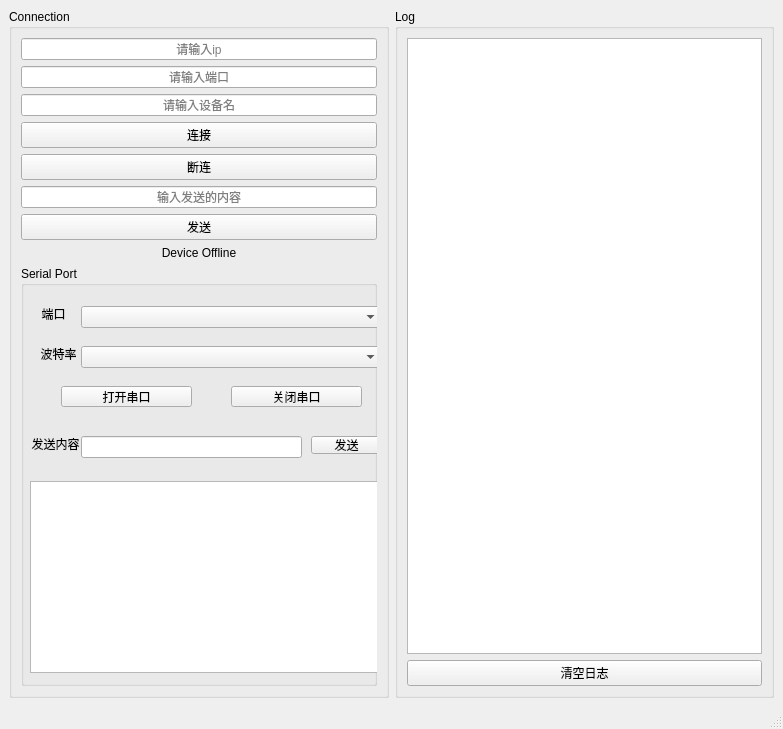
<?xml version="1.0" encoding="UTF-8"?>
<ui version="4.0">
 <class>MainWindow</class>
 <widget class="QMainWindow" name="MainWindow">
  <property name="geometry">
   <rect>
    <x>0</x>
    <y>0</y>
    <width>783</width>
    <height>670</height>
   </rect>
  </property>
  <property name="windowTitle">
   <string>MainWindow</string>
  </property>
  <widget class="QWidget" name="centralwidget">
   <layout class="QHBoxLayout" name="horizontalLayout">
    <item>
     <widget class="QGroupBox" name="groupBox">
      <property name="maximumSize">
       <size>
        <width>450</width>
        <height>16777215</height>
       </size>
      </property>
      <property name="title">
       <string>Connection</string>
      </property>
      <layout class="QVBoxLayout" name="verticalLayout_2">
       <item>
        <widget class="QLineEdit" name="lineEditIp">
         <property name="text">
          <string/>
         </property>
         <property name="alignment">
          <set>Qt::AlignmentFlag::AlignCenter</set>
         </property>
         <property name="placeholderText">
          <string>请输入ip</string>
         </property>
        </widget>
       </item>
       <item>
        <widget class="QLineEdit" name="lineEditPort">
         <property name="alignment">
          <set>Qt::AlignmentFlag::AlignCenter</set>
         </property>
         <property name="placeholderText">
          <string>请输入端口</string>
         </property>
        </widget>
       </item>
       <item>
        <widget class="QLineEdit" name="lineEditDeviceName">
         <property name="text">
          <string/>
         </property>
         <property name="alignment">
          <set>Qt::AlignmentFlag::AlignCenter</set>
         </property>
         <property name="placeholderText">
          <string>请输入设备名</string>
         </property>
        </widget>
       </item>
       <item>
        <widget class="QPushButton" name="btnConnect">
         <property name="text">
          <string>连接</string>
         </property>
        </widget>
       </item>
       <item>
        <widget class="QPushButton" name="btnDisconnect">
         <property name="text">
          <string>断连</string>
         </property>
        </widget>
       </item>
       <item>
        <widget class="QLineEdit" name="lineEditTcpSend">
         <property name="inputMask">
          <string/>
         </property>
         <property name="text">
          <string/>
         </property>
         <property name="alignment">
          <set>Qt::AlignmentFlag::AlignCenter</set>
         </property>
         <property name="placeholderText">
          <string>输入发送的内容</string>
         </property>
        </widget>
       </item>
       <item>
        <widget class="QPushButton" name="btnSendTcp">
         <property name="text">
          <string>发送</string>
         </property>
        </widget>
       </item>
       <item>
        <widget class="QLabel" name="labelStatus">
         <property name="enabled">
          <bool>true</bool>
         </property>
         <property name="sizePolicy">
          <sizepolicy hsizetype="Preferred" vsizetype="Preferred">
           <horstretch>0</horstretch>
           <verstretch>0</verstretch>
          </sizepolicy>
         </property>
         <property name="minimumSize">
          <size>
           <width>0</width>
           <height>0</height>
          </size>
         </property>
         <property name="maximumSize">
          <size>
           <width>420</width>
           <height>50</height>
          </size>
         </property>
         <property name="text">
          <string>Device Offline</string>
         </property>
         <property name="alignment">
          <set>Qt::AlignmentFlag::AlignCenter</set>
         </property>
        </widget>
       </item>
       <item>
        <widget class="QGroupBox" name="groupBox_3">
         <property name="minimumSize">
          <size>
           <width>0</width>
           <height>420</height>
          </size>
         </property>
         <property name="title">
          <string>Serial Port</string>
         </property>
         <widget class="QComboBox" name="comboBoxBaudRate">
          <property name="geometry">
           <rect>
            <x>60</x>
            <y>80</y>
            <width>301</width>
            <height>22</height>
           </rect>
          </property>
         </widget>
         <widget class="QTextEdit" name="textEditSerialReceive">
          <property name="enabled">
           <bool>true</bool>
          </property>
          <property name="geometry">
           <rect>
            <x>9</x>
            <y>215</y>
            <width>351</width>
            <height>192</height>
           </rect>
          </property>
         </widget>
         <widget class="QComboBox" name="comboBoxSerialPort">
          <property name="geometry">
           <rect>
            <x>60</x>
            <y>40</y>
            <width>301</width>
            <height>22</height>
           </rect>
          </property>
         </widget>
         <widget class="QLineEdit" name="lineEditSerialSend">
          <property name="geometry">
           <rect>
            <x>60</x>
            <y>170</y>
            <width>221</width>
            <height>22</height>
           </rect>
          </property>
         </widget>
         <widget class="QPushButton" name="btnCloseSerial">
          <property name="geometry">
           <rect>
            <x>210</x>
            <y>120</y>
            <width>131</width>
            <height>21</height>
           </rect>
          </property>
          <property name="text">
           <string>关闭串口</string>
          </property>
         </widget>
         <widget class="QLabel" name="label">
          <property name="geometry">
           <rect>
            <x>10</x>
            <y>170</y>
            <width>49</width>
            <height>16</height>
           </rect>
          </property>
          <property name="text">
           <string>发送内容</string>
          </property>
          <property name="alignment">
           <set>Qt::AlignmentFlag::AlignCenter</set>
          </property>
         </widget>
         <widget class="QPushButton" name="btnSendSerial">
          <property name="geometry">
           <rect>
            <x>290</x>
            <y>170</y>
            <width>71</width>
            <height>18</height>
           </rect>
          </property>
          <property name="text">
           <string>发送</string>
          </property>
         </widget>
         <widget class="QLabel" name="label_3">
          <property name="geometry">
           <rect>
            <x>20</x>
            <y>40</y>
            <width>25</width>
            <height>16</height>
           </rect>
          </property>
          <property name="text">
           <string>端口</string>
          </property>
          <property name="alignment">
           <set>Qt::AlignmentFlag::AlignCenter</set>
          </property>
         </widget>
         <widget class="QLabel" name="label_2">
          <property name="geometry">
           <rect>
            <x>20</x>
            <y>80</y>
            <width>35</width>
            <height>16</height>
           </rect>
          </property>
          <property name="text">
           <string>波特率</string>
          </property>
          <property name="alignment">
           <set>Qt::AlignmentFlag::AlignCenter</set>
          </property>
         </widget>
         <widget class="QPushButton" name="btnOpenSerial">
          <property name="geometry">
           <rect>
            <x>40</x>
            <y>120</y>
            <width>131</width>
            <height>21</height>
           </rect>
          </property>
          <property name="text">
           <string>打开串口</string>
          </property>
         </widget>
        </widget>
       </item>
      </layout>
     </widget>
    </item>
    <item>
     <widget class="QGroupBox" name="groupBox_2">
      <property name="title">
       <string>Log</string>
      </property>
      <layout class="QVBoxLayout" name="verticalLayout">
       <item>
        <widget class="QTextEdit" name="textEditLog">
         <property name="sizeAdjustPolicy">
          <enum>QAbstractScrollArea::SizeAdjustPolicy::AdjustToContents</enum>
         </property>
         <property name="readOnly">
          <bool>true</bool>
         </property>
        </widget>
       </item>
       <item>
        <widget class="QPushButton" name="btnClearLog">
         <property name="text">
          <string>清空日志</string>
         </property>
        </widget>
       </item>
      </layout>
     </widget>
    </item>
   </layout>
  </widget>
  <widget class="QMenuBar" name="menubar">
   <property name="geometry">
    <rect>
     <x>0</x>
     <y>0</y>
     <width>783</width>
     <height>17</height>
    </rect>
   </property>
  </widget>
  <widget class="QStatusBar" name="statusbar"/>
 </widget>
 <resources/>
 <connections/>
</ui>
